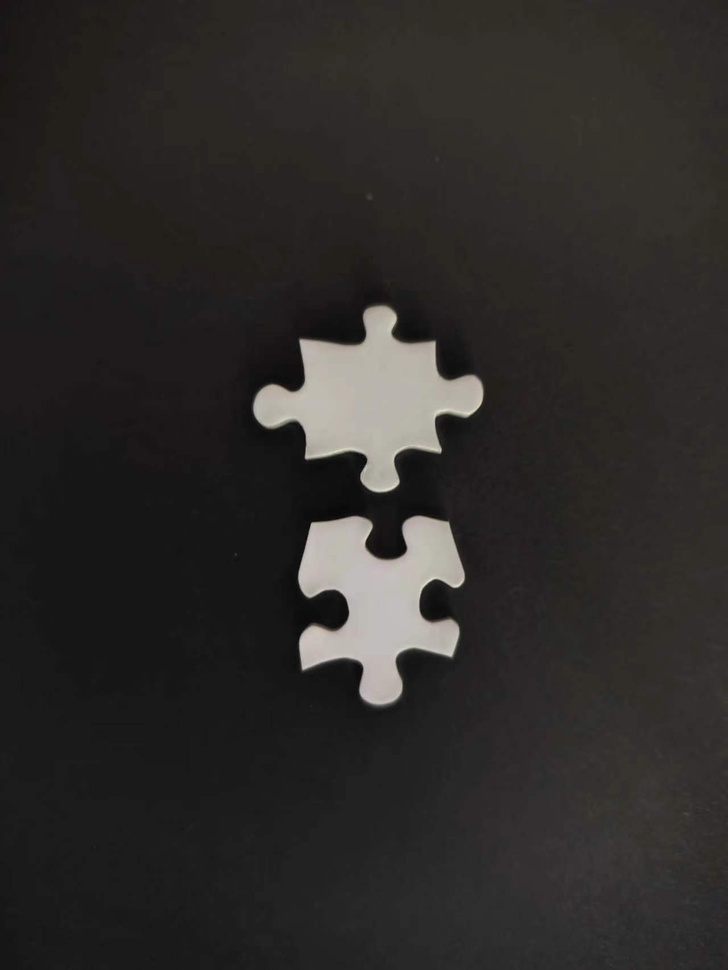
#> input picture Opencv/puzzle06.jpg, 728 x 970 px, shrunk from 1280 x 1706 before the run
$ python demo.py
#> lines starting #> are read from the running program, lines starting #| are printed output that depends on the picture
'''
Author: Szl
Date: 2024-05-26 16:43:29
LastEditors: Szl
LastEditTime: 2024-05-29 10:18:29
Description:
'''
import cv2 as cv
import numpy as np
import matplotlib.pyplot as plt

# 读取图像
img = cv.imread('./puzzle06.jpg')
#> img is the input picture: shape (970, 728, 3); mean B, G, R 41.6, 43.2, 45.6
rgb_img = cv.cvtColor(img, cv.COLOR_BGR2RGB)

# 灰度化处理图像
gray_image = cv.cvtColor(img, cv.COLOR_BGR2GRAY)

# 高斯滤波
gaussian_blur = cv.GaussianBlur(gray_image, (3, 3), 0)

# Roberts 算子
kernelx = np.array([[-1, 0], [0, 1]], dtype = int)
kernely = np.array([[0, -1], [1, 0]], dtype = int)
x = cv.filter2D(gaussian_blur, cv.CV_16S, kernelx)
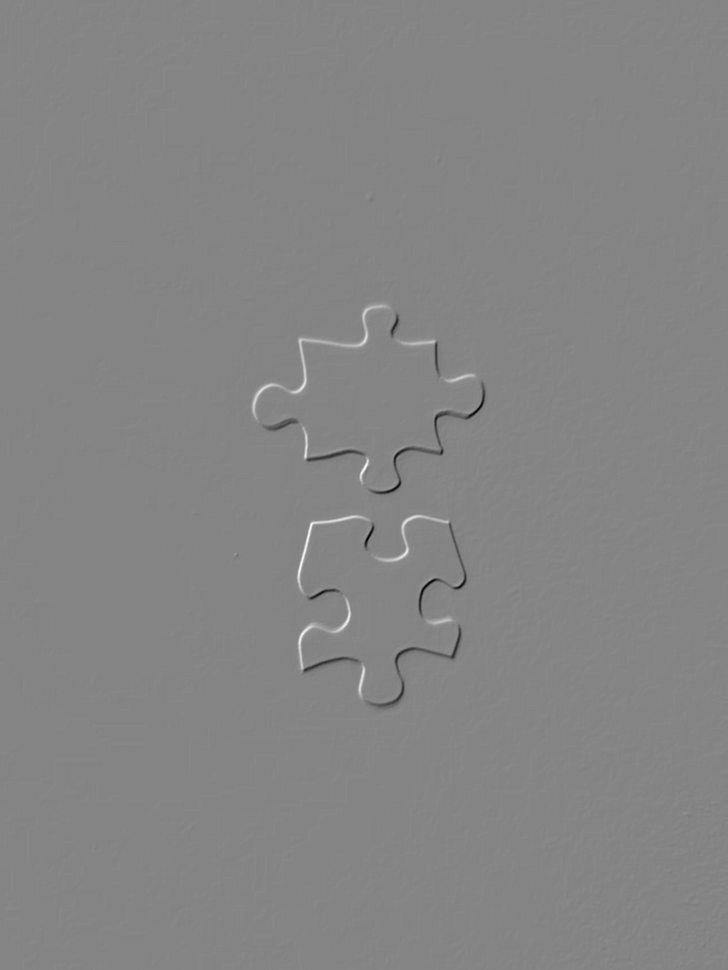
#> x: shape (970, 728) int16; min -100, max 92, mean 0; drawn with min black and max white
y = cv.filter2D(gaussian_blur, cv.CV_16S, kernely)
absX = cv.convertScaleAbs(x)
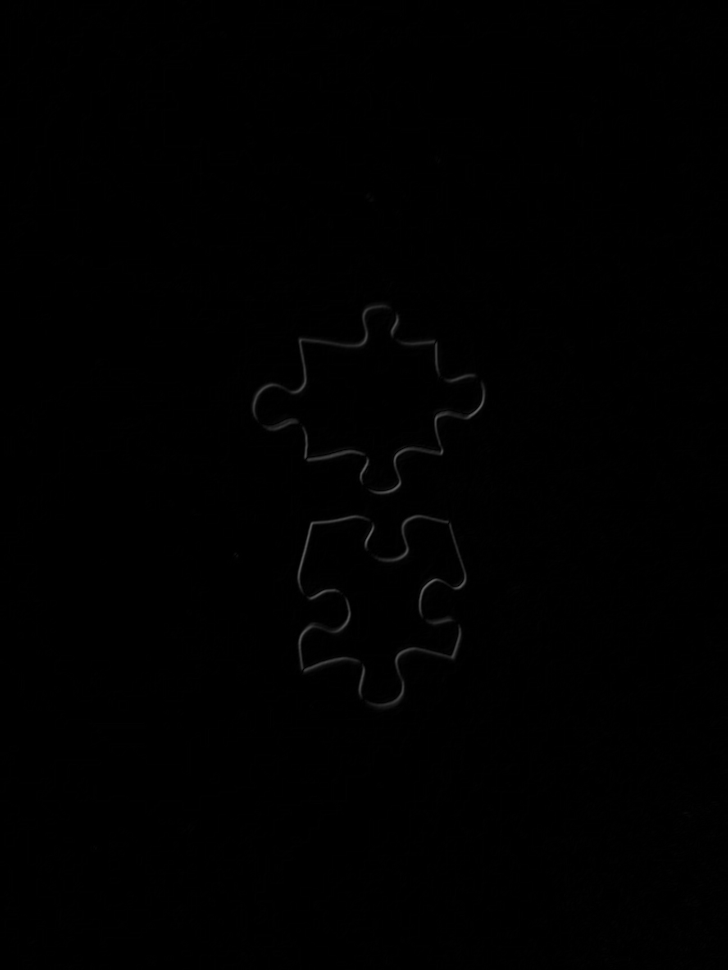
#> absX: shape (970, 728); min 0, max 100, mean 0.6
absY = cv.convertScaleAbs(y)
Roberts = cv.addWeighted(absX, 0.5, absY, 0.5, 0)

# Prewitt 算子
kernelx = np.array([[1, 1, 1], [0, 0, 0], [-1, -1, -1]], dtype=int)
kernely = np.array([[-1, 0, 1], [-1, 0, 1], [-1, 0, 1]], dtype=int)
x = cv.filter2D(gaussian_blur, cv.CV_16S, kernelx)
y = cv.filter2D(gaussian_blur, cv.CV_16S, kernely)
absX = cv.convertScaleAbs(x)
absY = cv.convertScaleAbs(y)
Prewitt = cv.addWeighted(absX, 0.5, absY, 0.5, 0)

# Sobel 算子
x = cv.Sobel(gaussian_blur, cv.CV_16S, 1, 0)
y = cv.Sobel(gaussian_blur, cv.CV_16S, 0, 1)
absX = cv.convertScaleAbs(x)
absY = cv.convertScaleAbs(y)
Sobel = cv.addWeighted(absX, 0.5, absY, 0.5, 0)

# 拉普拉斯算法
dst = cv.Laplacian(gaussian_blur, cv.CV_16S, ksize = 3)
Laplacian = cv.convertScaleAbs(dst)

# 展示图像
titles = ['Source Image', 'Gaussian Image', 'Roberts Image',
          'Prewitt Image','Sobel Image', 'Laplacian Image']
images = [rgb_img, gaussian_blur, Roberts, Prewitt, Sobel, Laplacian]
for i in np.arange(6):
   plt.subplot(2, 3, i+1), plt.imshow(images[i], 'gray')
   plt.title(titles[i])
   plt.xticks([]), plt.yticks([])
plt.show()

$ run again, with Opencv/puzzle02.jpg copied over Opencv/puzzle06.jpg
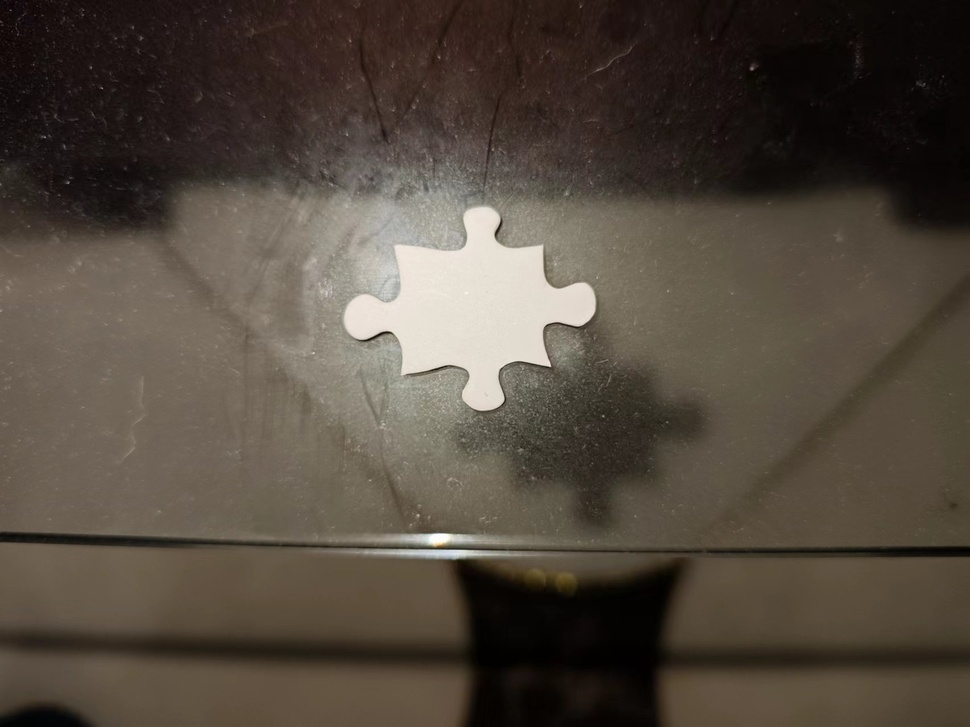
#> input picture Opencv/puzzle02.jpg, 970 x 727 px, shrunk from 1706 x 1279 before the run
#> img is the input picture: shape (727, 970, 3); mean B, G, R 62.3, 73, 82.6
#> `y = cv.Sobel(gaussian_blur, cv.CV_16S, 0, 1)`:
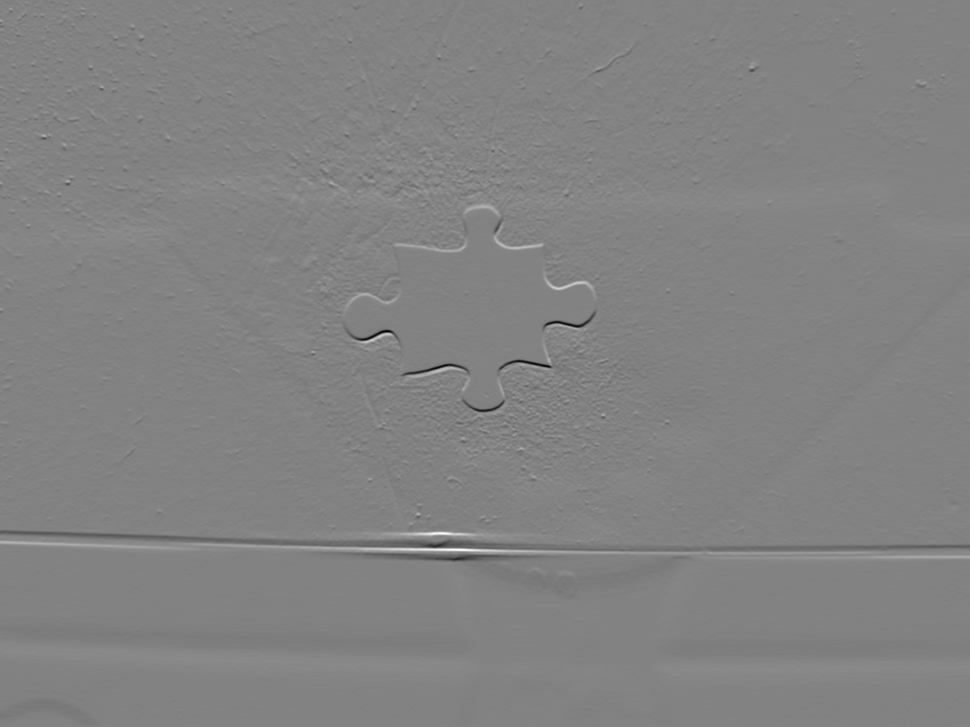
#> y: shape (727, 970) int16; min -546, max 520, mean 0.3; drawn with min black and max white
#> `absX = cv.convertScaleAbs(x)`:
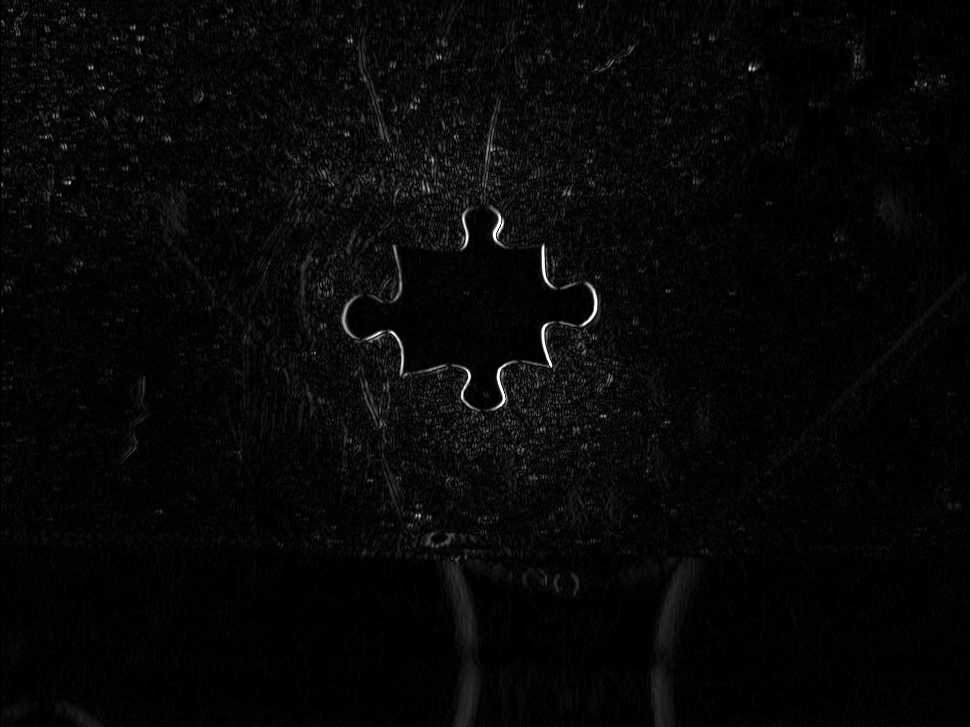
#> absX: shape (727, 970); min 0, max 255, mean 6.9

$ run again, with Opencv/puzzle03.jpg copied over Opencv/puzzle06.jpg
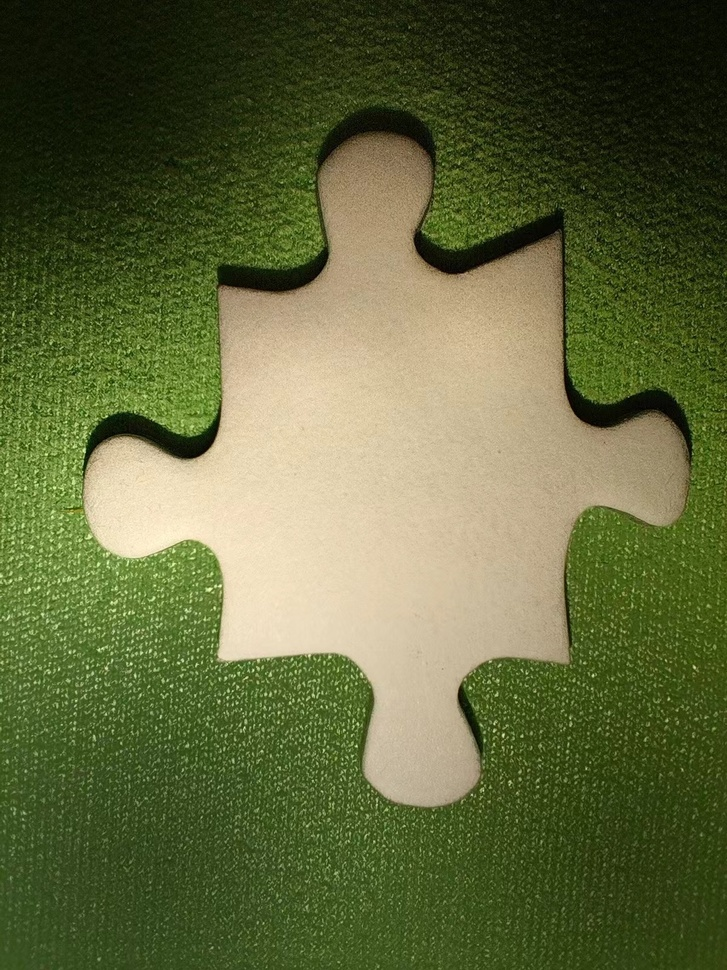
#> input picture Opencv/puzzle03.jpg, 727 x 970 px, shrunk from 1200 x 1600 before the run
#> img is the input picture: shape (970, 727, 3); mean B, G, R 60.5, 103.9, 96.4
#> `dst = cv.Laplacian(gaussian_blur, cv.CV_16S, ksize = 3)`:
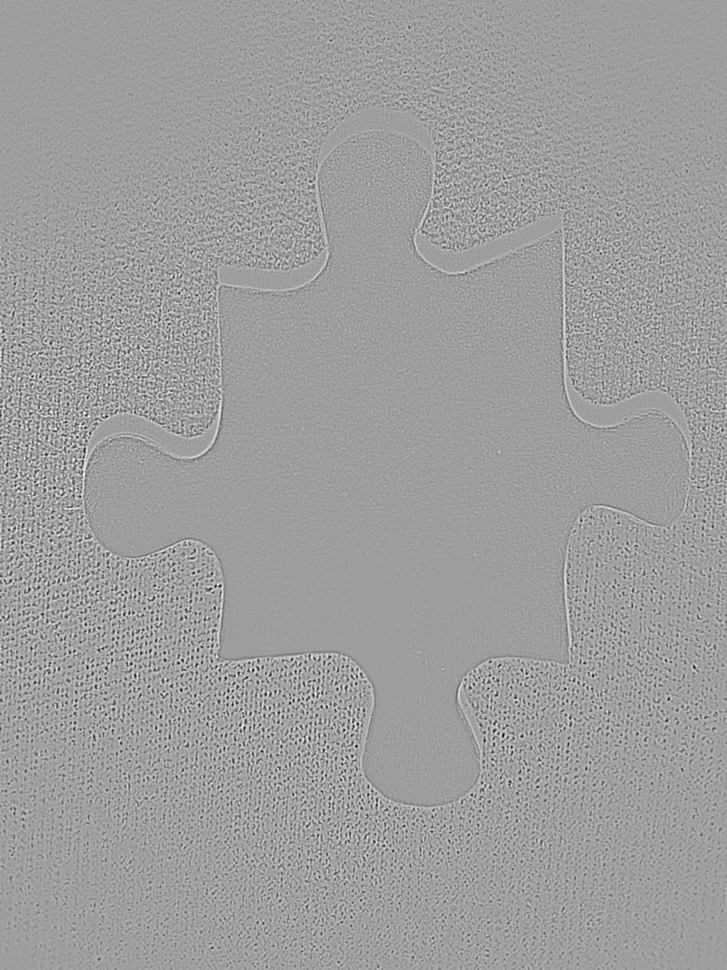
#> dst: shape (970, 727) int16; min -404, max 248, mean 0; drawn with min black and max white
#> `Laplacian = cv.convertScaleAbs(dst)`:
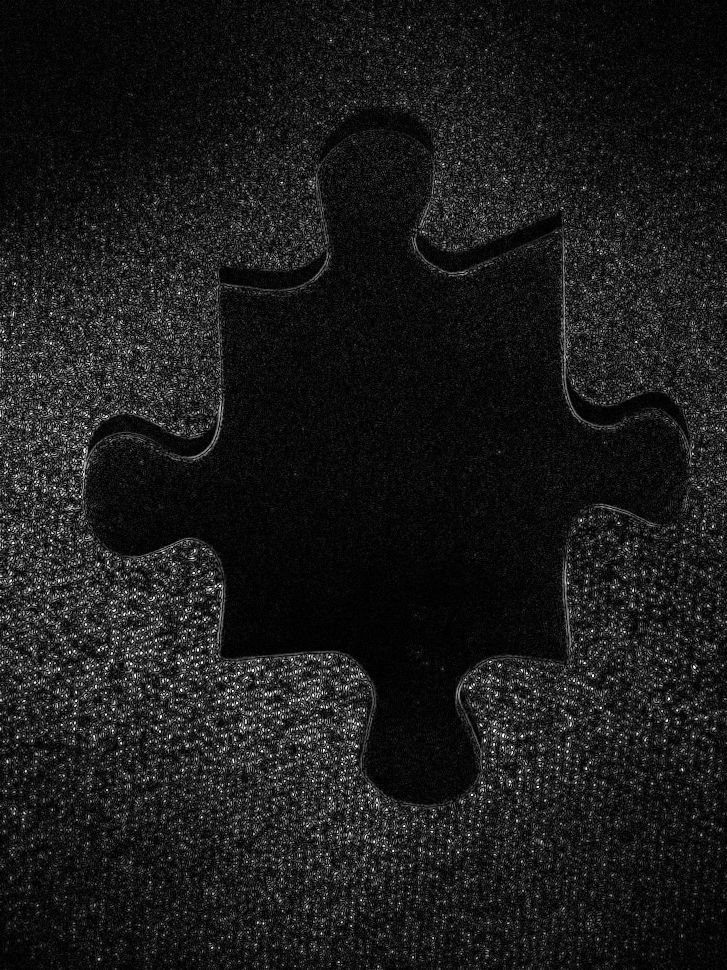
#> Laplacian: shape (970, 727); min 0, max 255, mean 26.6

$ run again, with Opencv/puzzle04.jpg copied over Opencv/puzzle06.jpg
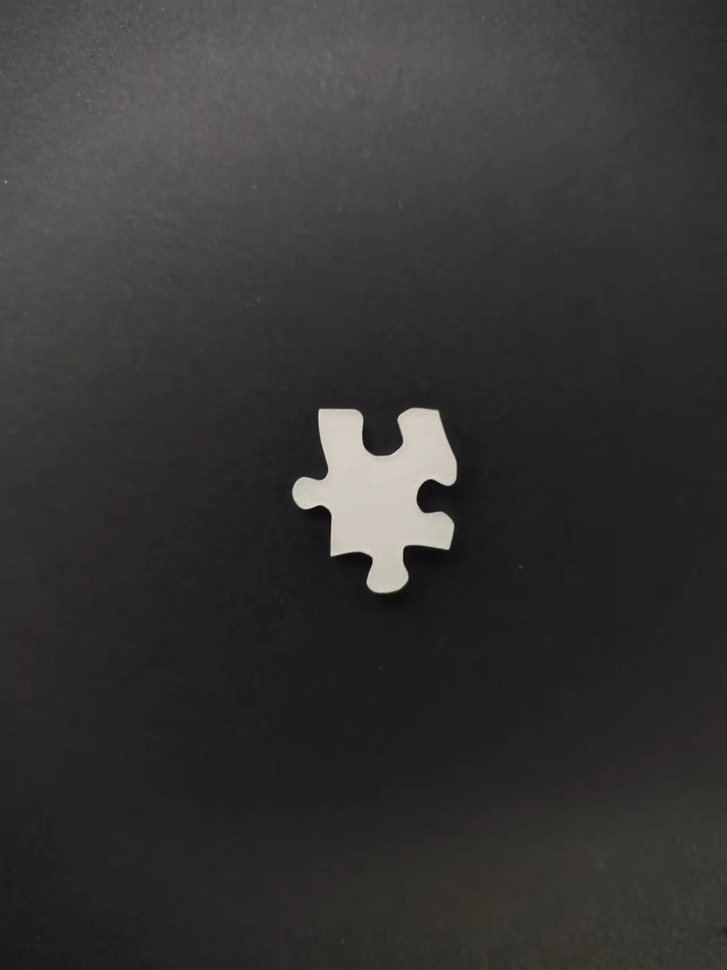
#> input picture Opencv/puzzle04.jpg, 727 x 970 px, shrunk from 1279 x 1706 before the run
#> img is the input picture: shape (970, 727, 3); mean B, G, R 51.8, 52.8, 54.4
#> `x = cv.filter2D(gaussian_blur, cv.CV_16S, kernelx)`:
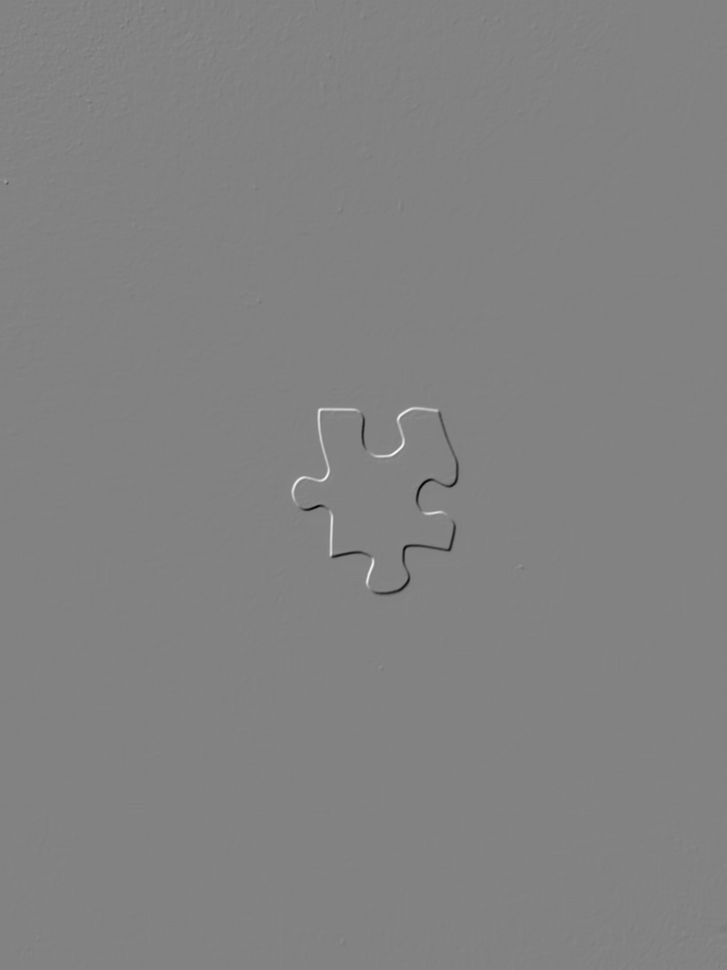
#> x: shape (970, 727) int16; min -110, max 105, mean -0.1; drawn with min black and max white
#> `absX = cv.convertScaleAbs(x)`:
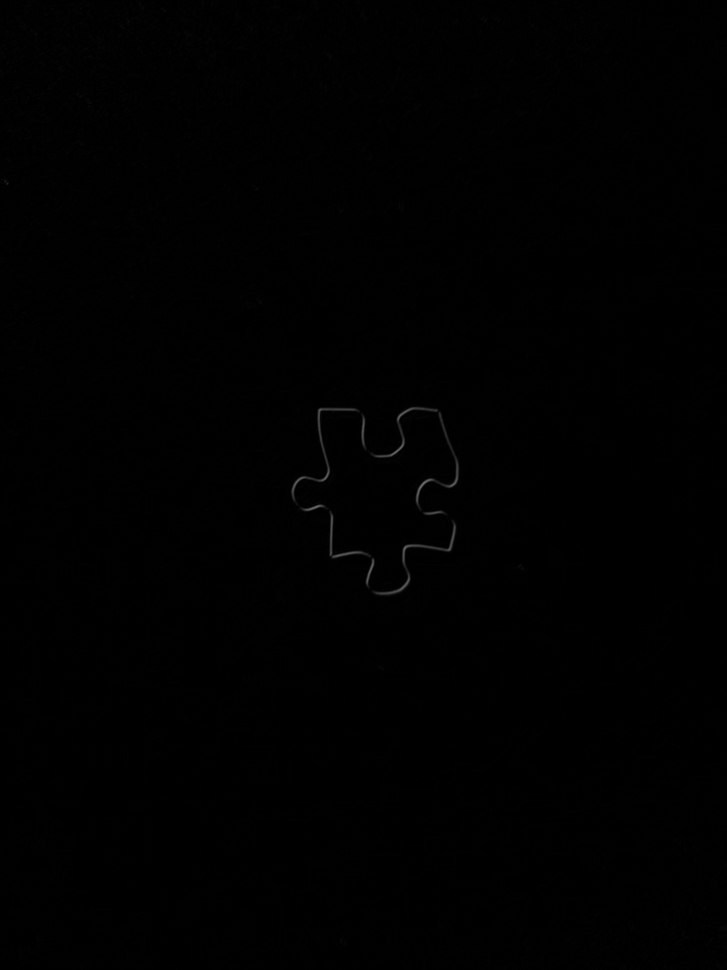
#> absX: shape (970, 727); min 0, max 110, mean 0.6
